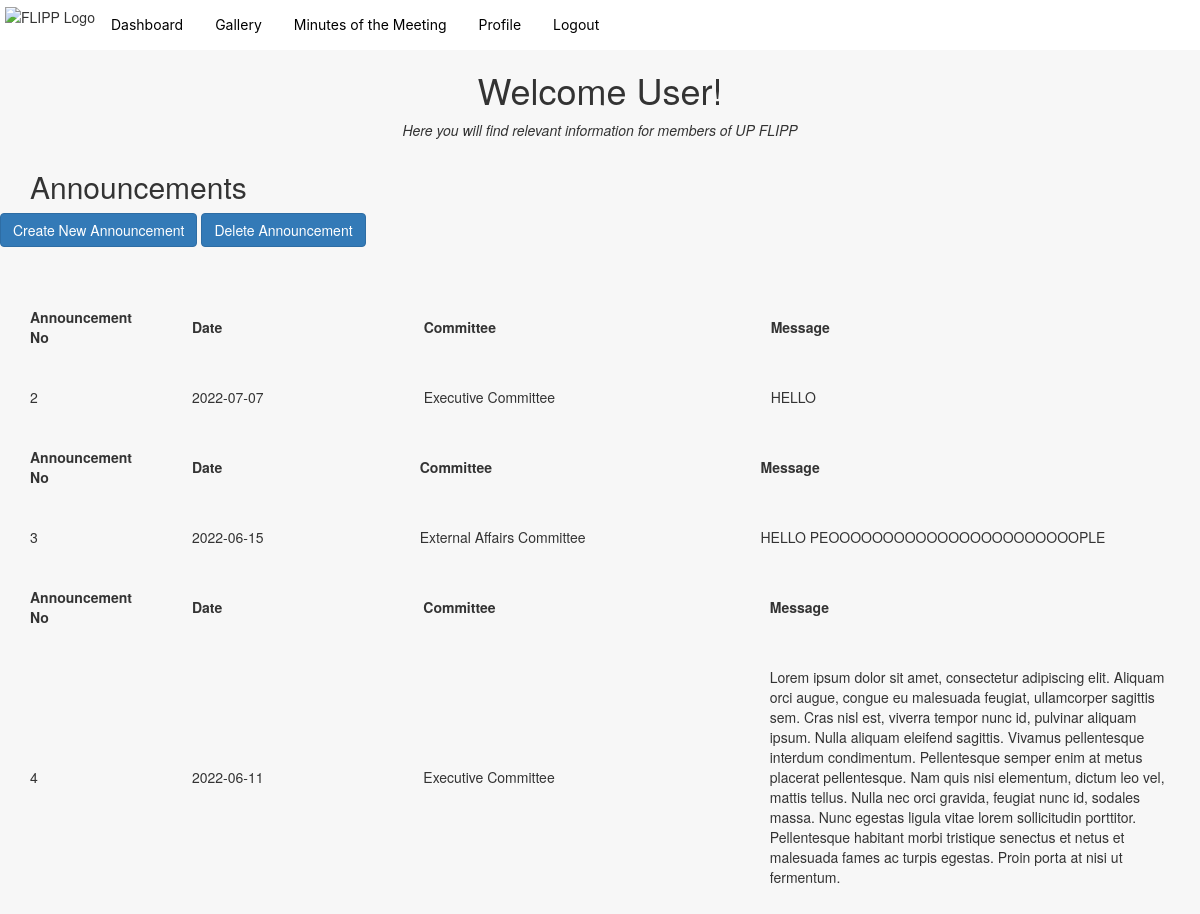
The page /dashboard (signed in) on the database its author committed.
### app.py (models this page shows)
class Announcement(db.Model, UserMixin):
    id = db.Column(db.Integer, primary_key=True)
    date = db.Column(db.String(20), nullable=False)
    committee = db.Column(db.String(30), nullable=False)
    message = db.Column(db.String, nullable=False)

### app.py (the view)
@app.route('/dashboard', methods=["GET"])
@login_required
def dashboard():
    announcements = Announcement.query.all()
    return render_template("dashboard.html", announcements=announcements)

### app.py (called while the page is built)
@login_manager.user_loader
def load_user(user_id):
    return User.query.get(int(user_id))

### templates/dashboard.html (shortened to what this page needs)
{% extends 'base2.html'%} {% block title %} Home {% endblock %}
{% block content %}
<link rel="stylesheet" href="https://maxcdn.bootstrapcdn.com/bootstrap/3.4.1/css/bootstrap.min.css">
<link rel="stylesheet" href={{ url_for('static', filename='dashboard_extension/dashboard.css') }}>
<body>
    <div class="text-center"><h1>Welcome User!</h1></div>
    <div class="text-center">
        <p><i>Here you will find relevant information for members of UP FLIPP</i></p>
    </div>
    <div class="container" >
        <h2 stlye="text-align:left;">Announcements</h2>
    </div>
    <div>
    <a class="btn btn-primary" href="{{ url_for('create') }}">Create New Announcement</a>  <a class="btn btn-primary" href="{{ url_for('delete_announcement') }}">Delete Announcement</a>
    </div>
  <br>
    <div>
<br>
 {% for announcement in announcements %}
<table class="fixed" width="100%">
    <col width="10%" />
    <col width="20%" />
    <col width="30%" />
    <col width="40%" />
    <tr>
        <th>Announcement No</th>
        <th>Date</th>
        <th>Committee</th>
        <th>Message</th>
    </tr>
    <tr>
        <td>{{ announcement.id }}</td>
        <td>{{ announcement.date }}</td>
        <td>{{ announcement.committee }}</td>
        <td>{{ announcement.message }}</td>
    </tr>
</table>
 {% endfor %}
  <br><p></p>
</body>
{% endblock %}

### static/navbar/navbar.css (style rules this page uses)
body { background-color: rgb(247, 247, 247); }

### static/dashboard_extension/dashboard.css (style rules this page uses)
th, td { padding: 15px; padding-top: 20px; padding-bottom: 20px; padding-left: 30px; padding-right: 30px; }
table { border-spacing: 30px; border: 1px gray; }

### rows shown on the page
Announcement: id "2", date "2022-07-07", committee "Executive Committee", message "HELLO"
Announcement: id "3", date "2022-06-15", committee "External Affairs Committee", message "HELLO PEOOOOOOOOOOOOOOOOOOOOOOOPLE"
Announcement: id "4", date "2022-06-11", committee "Executive Committee", message "Lorem ipsum dolor sit amet, consectetur adipiscing elit. Aliquam orci augue, congue eu malesuada feugiat, ullamcorper sagittis sem. Cras nisl est, viverra tempor nunc id, pulvinar aliquam ipsum. Nulla aliquam eleifend sagittis. Vivamus pellentesque interdum condimentum. Pellentesque semper enim at metus placerat pellentesque. Nam quis nisi elementum, dictum leo vel, mattis tellus. Nulla nec orci gravida, feugiat nunc id, sodales massa. Nunc egestas ligula vitae lorem sollicitudin porttitor. Pellentesque habitant morbi tristique senectus et netus et malesuada fames ac turpis egestas. Proin porta at nisi ut fermentum."
